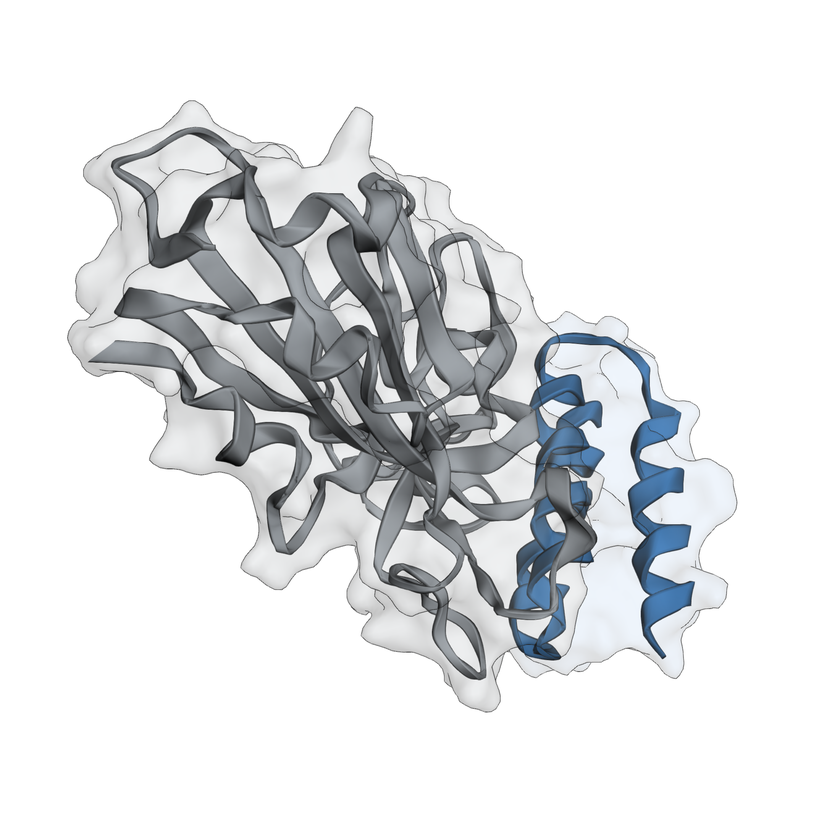
#> input picture docs/structure.png, 840 x 840 px, shrunk from 2200 x 2200 before the run
$ python make_schematic.py
#> lines starting #> are read from the running program, lines starting #| are printed output that depends on the picture; after the words box and inside, x2 and y2 are one past the last pixel; in counts of white or black regions, pixels touching at a corner belong together
"""Build docs/schematic.png: the real 7JZU render (docs/structure.png, made by
render_structure.py) on the left, the binderqc QC-output flow on the right.
Run: python docs/render_structure.py && python docs/make_schematic.py
"""
import os

import matplotlib
import numpy as np

matplotlib.use("Agg")
import matplotlib.pyplot as plt
from matplotlib.patches import Circle, FancyArrowPatch, FancyBboxPatch

TEAL, GREY, INK, SUB = "#2f6fb0", "#9aa0a6", "#1a2b34", "#5b6b73"
HERE = os.path.dirname(os.path.abspath(__file__))


def _load_trimmed(path):
#> called with path = 'docs/structure.png'
    img = plt.imread(path)
#> img is the input picture: shape (840, 840, 3) float32; mean R, G, B 0.888, 0.895, 0.901
    rgb = img[..., :3] if img.ndim == 3 else np.stack([img] * 3, -1)
    nonwhite = np.any(rgb < 0.96, axis=2)
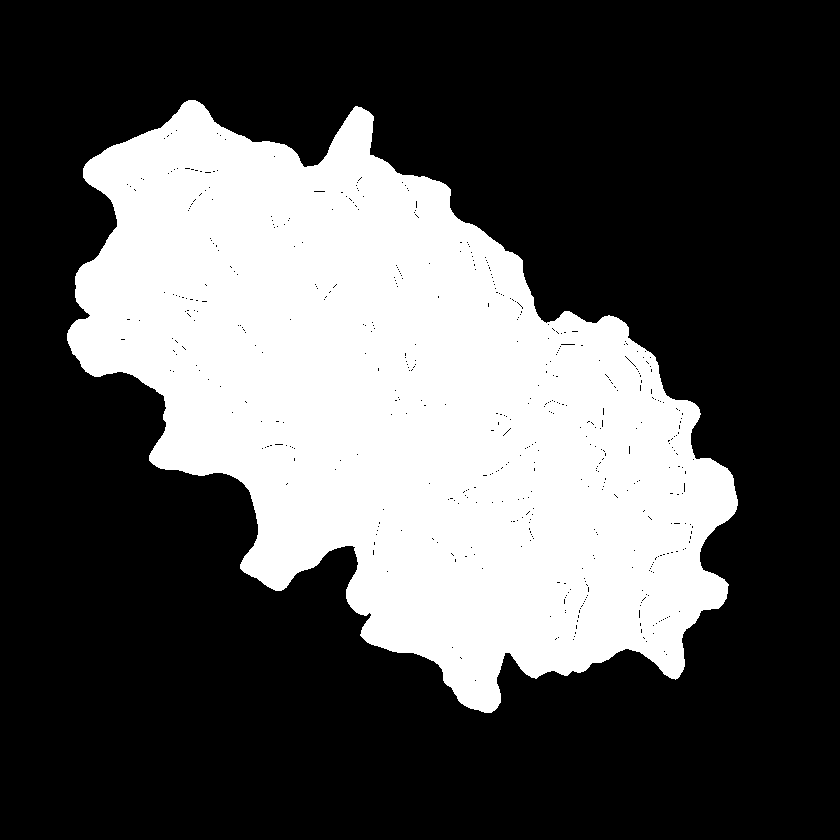
#> nonwhite: shape (840, 840) bool; 33% white; 1 white region, box (x1, y1, x2, y2) and area: (67, 100, 738, 713) 232874
    ys, xs = np.where(nonwhite)
    if len(xs):
        pad = 12
        img = img[max(ys.min() - pad, 0):ys.max() + pad, max(xs.min() - pad, 0):xs.max() + pad]
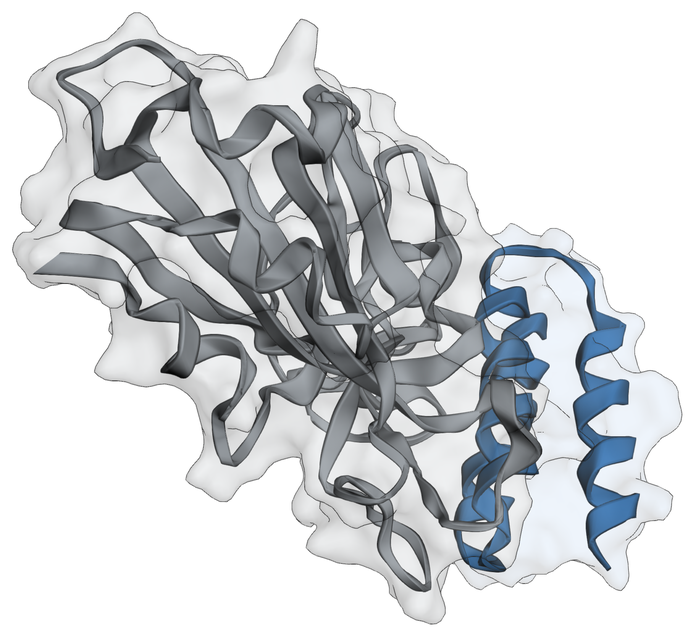
#> img: shape (636, 694, 3) float32; mean R, G, B 0.822, 0.832, 0.842
    return img


fig = plt.figure(figsize=(12, 5), facecolor="white")

ax = fig.add_axes([0.01, 0.10, 0.40, 0.84])
ax.imshow(_load_trimmed(os.path.join(HERE, "structure.png")))
ax.axis("off")

fx = fig.add_axes([0, 0, 1, 1]); fx.set_xlim(0, 1); fx.set_ylim(0, 1)
fx.axis("off"); fx.patch.set_alpha(0)
fx.text(0.21, 0.055, "7JZU  ·  LCB1 minibinder (blue) + SARS-CoV-2 RBD (grey)",
        ha="center", fontsize=9.5, color=SUB)

box = FancyBboxPatch((0.45, 0.42), 0.13, 0.16, boxstyle="round,pad=0.012,rounding_size=0.02",
                     linewidth=0, facecolor="#0f7d6b")
fx.add_patch(box)
fx.text(0.515, 0.50, "binderqc", ha="center", va="center", color="white",
        fontsize=15, fontweight="bold")
for x0, x1 in ((0.415, 0.445), (0.585, 0.635)):
    fx.add_patch(FancyArrowPatch((x0, 0.50), (x1, 0.50), arrowstyle="-|>",
                                 mutation_scale=16, color="#b9c2c6", lw=1.6))

rows = [
    ("1", "Interface", "buried area · H-bonds · salt bridges · packing"),
    ("2", "Pose", "approach angle (end-on / across)"),
    ("3", "Grippability", "epitope planarity · aromatic anchors · glyco-occlusion"),
    ("4", "Tag site", "recommended N / C terminus · Cys-SG"),
    ("5", "Developability", "SAP / Aggrescan3D · liabilities · GRAVY · pI · MW"),
]
for (num, title, sub), y in zip(rows, np.linspace(0.86, 0.14, len(rows)), strict=True):
    fx.add_patch(Circle((0.665, y), 0.022, facecolor="#0f7d6b", linewidth=0))
    fx.text(0.665, y, num, ha="center", va="center", color="white", fontsize=10, fontweight="bold")
    fx.text(0.70, y + 0.03, title, ha="left", va="center", color=INK, fontsize=13, fontweight="bold")
    fx.text(0.70, y - 0.03, sub, ha="left", va="center", color=SUB, fontsize=9.5)

fig.savefig(os.path.join(HERE, "schematic.png"), dpi=150)
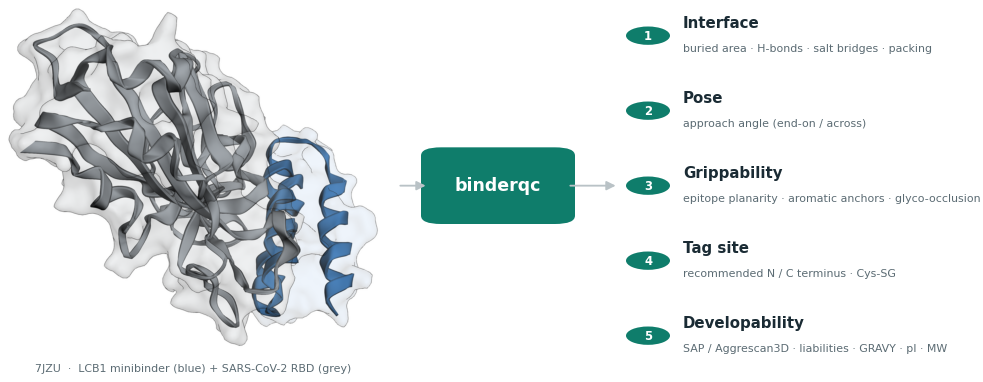
#> figure drawn by matplotlib, 2 panels
plt.close(fig)
print("wrote", os.path.join(HERE, "schematic.png"))
